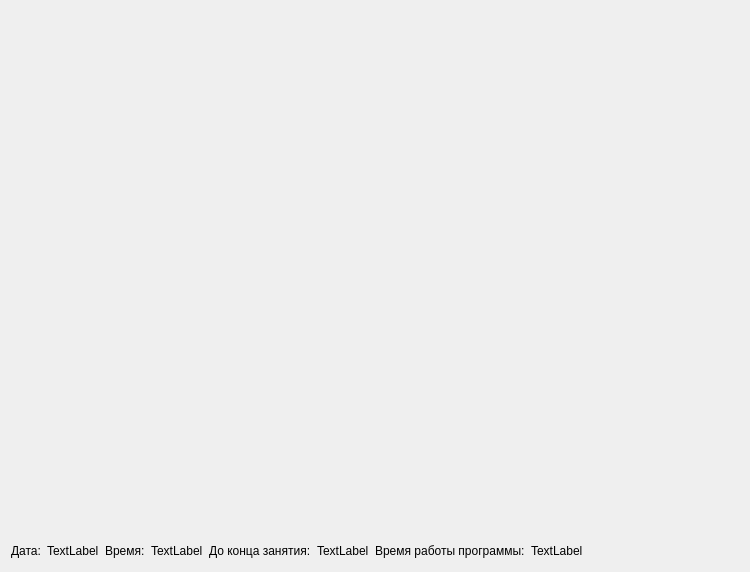
<?xml version="1.0" encoding="UTF-8"?>
<ui version="4.0">
 <class>Widget</class>
 <widget class="QWidget" name="Widget">
  <property name="geometry">
   <rect>
    <x>0</x>
    <y>0</y>
    <width>750</width>
    <height>572</height>
   </rect>
  </property>
  <property name="windowTitle">
   <string>Widget</string>
  </property>
  <layout class="QVBoxLayout" name="verticalLayout">
   <item>
    <widget class="ChartForm" name="chartForm" native="true">
     <property name="sizePolicy">
      <sizepolicy hsizetype="Expanding" vsizetype="Expanding">
       <horstretch>0</horstretch>
       <verstretch>0</verstretch>
      </sizepolicy>
     </property>
    </widget>
   </item>
   <item>
    <layout class="QHBoxLayout" name="horizontalLayout">
     <item>
      <widget class="QLabel" name="lblDateText">
       <property name="text">
        <string>Дата:</string>
       </property>
      </widget>
     </item>
     <item>
      <widget class="QLabel" name="lblData">
       <property name="text">
        <string>TextLabel</string>
       </property>
      </widget>
     </item>
     <item>
      <widget class="QLabel" name="lblTimeText">
       <property name="text">
        <string>Время:</string>
       </property>
      </widget>
     </item>
     <item>
      <widget class="QLabel" name="lblTime">
       <property name="text">
        <string>TextLabel</string>
       </property>
      </widget>
     </item>
     <item>
      <widget class="QLabel" name="lblEndText">
       <property name="text">
        <string>До конца занятия:</string>
       </property>
      </widget>
     </item>
     <item>
      <widget class="QLabel" name="lblEnd">
       <property name="text">
        <string>TextLabel</string>
       </property>
      </widget>
     </item>
     <item>
      <widget class="QLabel" name="lblTimerText">
       <property name="text">
        <string>Время работы программы:</string>
       </property>
      </widget>
     </item>
     <item>
      <widget class="QLabel" name="lblTimer">
       <property name="text">
        <string>TextLabel</string>
       </property>
      </widget>
     </item>
     <item>
      <spacer name="horizontalSpacer">
       <property name="orientation">
        <enum>Qt::Horizontal</enum>
       </property>
       <property name="sizeHint" stdset="0">
        <size>
         <width>40</width>
         <height>20</height>
        </size>
       </property>
      </spacer>
     </item>
    </layout>
   </item>
  </layout>
 </widget>
 <layoutdefault spacing="6" margin="11"/>
 <customwidgets>
  <customwidget>
   <class>ChartForm</class>
   <extends>QWidget</extends>
   <header>chartform.h</header>
   <container>1</container>
  </customwidget>
 </customwidgets>
 <resources/>
 <connections/>
</ui>
